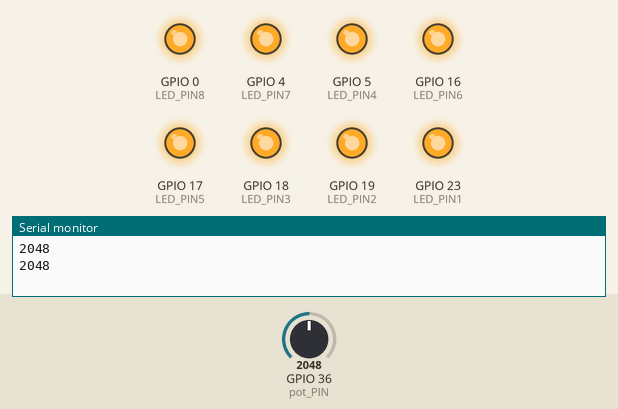
The program below on a simulated ESP32. Shown: output pins drawn as LEDs (lit = HIGH), the last lines printed to the serial monitor. The test bench sets the inputs (shaded band); at power-on: GPIO 36 (pot_PIN) = 2048.

Above: at 1.8 s.
1.9 s: GPIO 36 (pot_PIN) set to 1946
At 4.2 s:
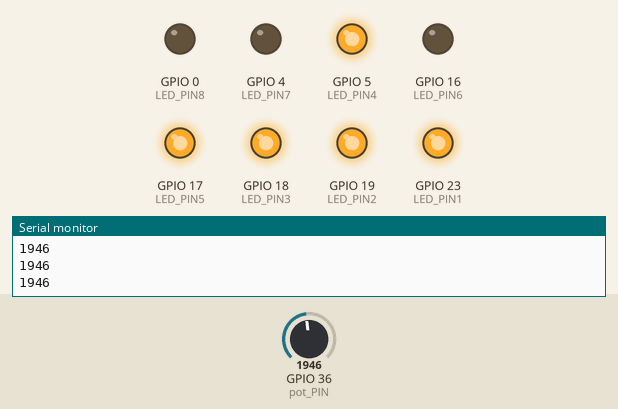
4.5 s: GPIO 36 (pot_PIN) set to 1055
7.2 s: GPIO 36 (pot_PIN) set to 954
At 10.2 s:
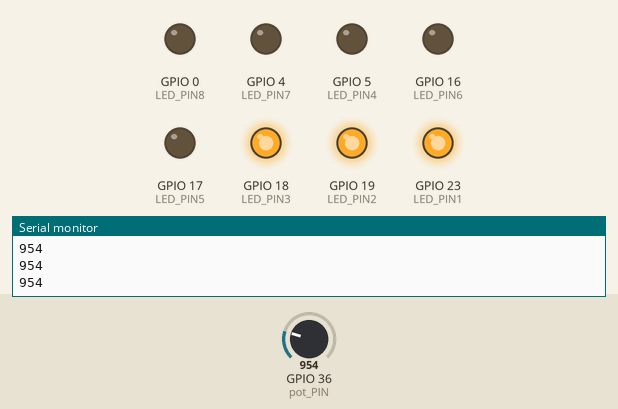
10.5 s: GPIO 36 (pot_PIN) set to 529
13.2 s: GPIO 36 (pot_PIN) set to 479
At 16.0 s:
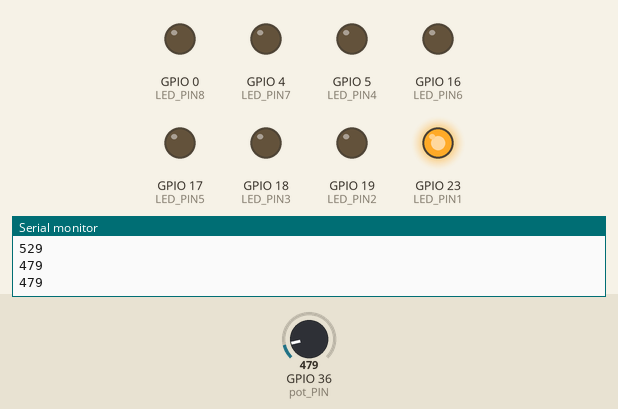
16.5 s: GPIO 36 (pot_PIN) set to 540
At 18.3 s:
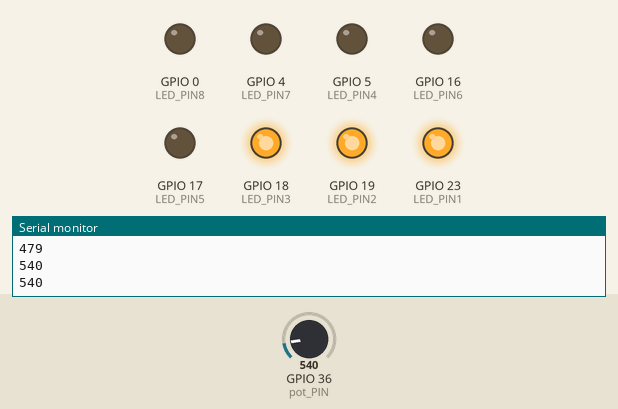
Timing chart, 0 to 19.8 s (numbered marks = the images above; inputs shaded):
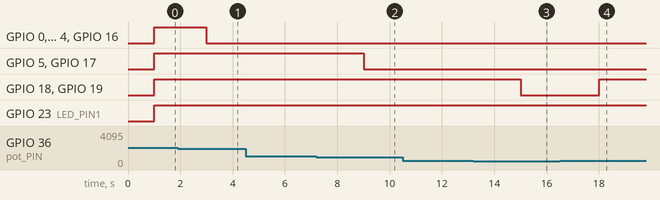

Measured:
- the behaviour switches between 2001 and 2000 on GPIO 36 (pot_PIN) (found by bisection; images 0 and 1)
- the behaviour switches between 1001 and 1000 on GPIO 36 (pot_PIN) (found by bisection; images 1 and 2)
- the behaviour switches between 501 and 500 on GPIO 36 (pot_PIN) (found by bisection; images 2 and 3)
- after the input at 1.9 s, GPIO 0 (LED_PIN8), GPIO 4 (LED_PIN7), GPIO 16 (LED_PIN6): HIGH → LOW after 1.1 s
- after the input at 7.2 s, GPIO 5 (LED_PIN4), GPIO 17 (LED_PIN5): HIGH → LOW after 1.8 s
- after the input at 13.2 s, GPIO 18 (LED_PIN3), GPIO 19 (LED_PIN2): HIGH → LOW after 1.8 s
- after the input at 16.5 s, GPIO 18 (LED_PIN3), GPIO 19 (LED_PIN2): LOW → HIGH after 1.5 s

The program:

main.cpp
```cpp
#include <Arduino.h>

#define LED_PIN1 23
#define LED_PIN2 19
#define LED_PIN3 18
#define LED_PIN4 5
#define LED_PIN5 17
#define LED_PIN6 16
#define LED_PIN7 4
#define LED_PIN8 0
#define pot_PIN 36

void setup(){
  pinMode(LED_PIN1, OUTPUT);
  pinMode(LED_PIN2, OUTPUT);
  pinMode(LED_PIN3, OUTPUT);
  pinMode(LED_PIN4, OUTPUT);
  pinMode(LED_PIN5, OUTPUT);
  pinMode(LED_PIN6, OUTPUT);
  pinMode(LED_PIN7, OUTPUT);
  pinMode(LED_PIN8, OUTPUT);
  Serial.begin(9600);
}
void loop(){
  int sensorValue = analogRead(pot_PIN);
  Serial.println(sensorValue);
  delay(1000);

  if (sensorValue >= 0 && sensorValue <= 500){
    digitalWrite(LED_PIN1, HIGH);
    digitalWrite(LED_PIN2, LOW);
    digitalWrite(LED_PIN3, LOW);
    digitalWrite(LED_PIN4, LOW);
    digitalWrite(LED_PIN5, LOW);
    digitalWrite(LED_PIN6, LOW);
    digitalWrite(LED_PIN7, LOW);
    digitalWrite(LED_PIN8, LOW);
  }
  else if (sensorValue >= 501 && sensorValue <= 1000){
    digitalWrite(LED_PIN1, HIGH);
    digitalWrite(LED_PIN2, HIGH);
    digitalWrite(LED_PIN3, HIGH);
    digitalWrite(LED_PIN4, LOW);
    digitalWrite(LED_PIN5, LOW);
    digitalWrite(LED_PIN6, LOW);
    digitalWrite(LED_PIN7, LOW);
    digitalWrite(LED_PIN8, LOW);
  }
  else if (sensorValue >= 1001 && sensorValue <= 2000){
    digitalWrite(LED_PIN1, HIGH);
    digitalWrite(LED_PIN2, HIGH);
    digitalWrite(LED_PIN3, HIGH);
    digitalWrite(LED_PIN4, HIGH);
    digitalWrite(LED_PIN5, HIGH);
    digitalWrite(LED_PIN6, LOW);
    digitalWrite(LED_PIN7, LOW);
    digitalWrite(LED_PIN8, LOW);
  }
  if (sensorValue >= 2001){
    digitalWrite(LED_PIN1, HIGH);
    digitalWrite(LED_PIN2, HIGH);
    digitalWrite(LED_PIN3, HIGH);
    digitalWrite(LED_PIN4, HIGH);
    digitalWrite(LED_PIN5, HIGH);
    digitalWrite(LED_PIN6, HIGH);
    digitalWrite(LED_PIN7, HIGH);
    digitalWrite(LED_PIN8, HIGH);
  }
}
```
